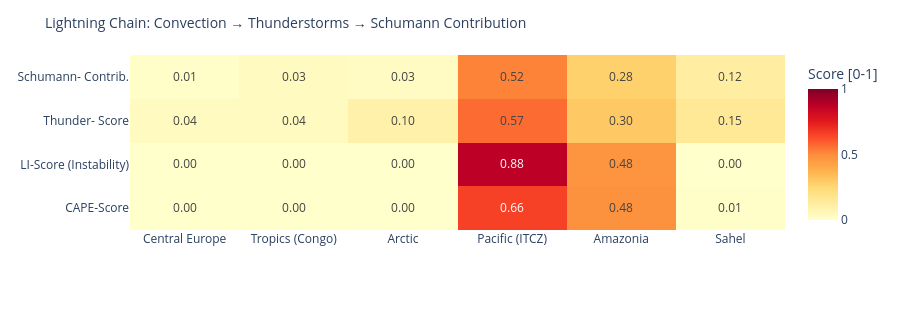

Notebook cell for this chart:
### Code cell
# ============================================================
# LIGHTNING CHAIN: Convection → Thunderstorms → Schumann
# Shows the causal chain per measurement point as heatmap
# ============================================================

def cape_score(v):
    """CAPE → normalized score [0,1]"""
    if v is None or pd.isna(v): return 0.0
    return min(1.0, float(v) / 3000)

def li_score(v):
    """Lifted Index: negative = unstable → score [0,1]"""
    if v is None or pd.isna(v): return 0.3
    return min(1.0, max(0.0, (-float(v) + 6) / 12))

def cloud_score(v):
    if v is None or pd.isna(v): return 0.3
    return float(v) / 100

def thunder_score(row):
    """Kombinierter Gewitterwahrscheinlichkeits-Score
    CAPE + LI + Bedeckung + WMO-Gewitter + konvektiver Niederschlag (showers)
    Hinweis: X-Ray und Kp sind kein Bestandteil – nur geomagn./solarer Kontext.
    """
    cs = cape_score(row.get('cape'))
    ls = li_score(row.get('li'))
    cl = cloud_score(row.get('cloud'))
    t  = 1.0 if row.get('thunderstorm') else 0.0
    # Convective precipitation (showers) as additional indicator
    sh = min(1.0, (row.get('showers') or 0) / 5.0)
    return round(cs * 0.30 + ls * 0.25 + cl * 0.15 + t * 0.20 + sh * 0.10, 3)

def schumann_contribution(t_score, lat):
    """Schumann contribution: higher in tropics (±30°), scaled by thunderstorm score"""
    lat_weight = max(0.3, 1.0 - abs(lat) / 60)
    return round(t_score * lat_weight, 3)

df_atm['cape_score']   = df_atm.apply(lambda r: cape_score(r['cape']), axis=1)
df_atm['li_score']     = df_atm.apply(lambda r: li_score(r['li']),    axis=1)
df_atm['thunder_score']= df_atm.apply(lambda r: thunder_score(r.to_dict()), axis=1)
df_atm['schumann_contribution'] = df_atm.apply(
    lambda r: schumann_contribution(r['thunder_score'], r['lat']), axis=1)

metrics = ['cape_score', 'li_score', 'thunder_score', 'schumann_contribution']
labels  = ['CAPE-Score', 'LI-Score\n(Instability)', 'Thunder-\nScore', 'Schumann-\nContrib.']
z_data  = [df_atm[m].tolist() for m in metrics]

fig = go.Figure(go.Heatmap(
    z=z_data,
    x=df_atm['point'].tolist(),
    y=labels,
    colorscale='YlOrRd',
    zmin=0, zmax=1,
    text=[[f'{v:.2f}' for v in row] for row in z_data],
    texttemplate='%{text}', textfont=dict(size=12),
    colorbar=dict(title='Score [0-1]')
))
fig.update_layout(
    title=dict(text='Lightning Chain: Convection → Thunderstorms → Schumann Contribution', font=dict(size=14)),
    height=310,
    plot_bgcolor='rgba(0,0,0,0)', paper_bgcolor='rgba(0,0,0,0)',
    margin=dict(l=130, r=80, t=55, b=80)
)
fig.show()

### Figure 1 — Plotly figure (JSON) as saved in the notebook; plotly's stock layout.template omitted (floating-point values rounded to 4 significant figures)
{"data": [{"colorbar": {"title": {"text": "Score [0-1]"}}, "colorscale": [[0.0, "rgb(255,255,204)"], [0.125, "rgb(255,237,160)"], [0.25, "rgb(254,217,118)"], [0.375, "rgb(254,178,76)"], [0.5, "rgb(253,141,60)"], [0.625, "rgb(252,78,42)"], [0.75, "rgb(227,26,28)"], [0.875, "rgb(189,0,38)"], [1.0, "rgb(128,0,38)"]], "text": [["0.00", "0.00", "0.00", "0.66", "0.48", "0.01"], ["0.00", "0.00", "0.00", "0.88", "0.48", "0.00"], ["0.04", "0.04", "0.10", "0.57", "0.30", "0.15"], ["0.01", "0.03", "0.03", "0.52", "0.28", "0.12"]], "textfont": {"size": 12}, "texttemplate": "%{text}", "type": "heatmap", "x": ["Central Europe", "Tropics (Congo)", "Arctic", "Pacific (ITCZ)", "Amazonia", "Sahel"], "y": ["CAPE-Score", "LI-Score\n(Instability)", "Thunder-\nScore", "Schumann-\nContrib."], "z": [[0.0, 0.0, 0.0, 0.6567, 0.4833, 0.01], [0.0, 0.0, 0.0, 0.875, 0.475, 0.0], [0.037, 0.036, 0.096, 0.566, 0.301, 0.151], [0.011, 0.034, 0.029, 0.519, 0.276, 0.118]], "zmax": 1, "zmin": 0}], "layout": {"height": 310, "margin": {"b": 80, "l": 130, "r": 80, "t": 55}, "paper_bgcolor": "rgba(0,0,0,0)", "plot_bgcolor": "rgba(0,0,0,0)", "title": {"font": {"size": 14}, "text": "Lightning Chain: Convection → Thunderstorms → Schumann Contribution"}}}
